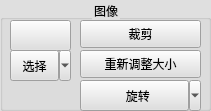
     <widget class="QGroupBox" name="groupBox_2">
      <property name="geometry">
       <rect>
        <x>150</x>
        <y>0</y>
        <width>211</width>
        <height>111</height>
       </rect>
      </property>
      <property name="styleSheet">
       <string notr="true">background-color: rgb(223, 223, 223);</string>
      </property>
      <property name="title">
       <string>图像</string>
      </property>
      <property name="alignment">
       <set>Qt::AlignBottom|Qt::AlignHCenter</set>
      </property>
      <property name="flat">
       <bool>false</bool>
      </property>
      <property name="checkable">
       <bool>false</bool>
      </property>
      <widget class="QPushButton" name="btnClip">
       <property name="geometry">
        <rect>
         <x>80</x>
         <y>20</y>
         <width>121</width>
         <height>28</height>
        </rect>
       </property>
       <property name="text">
        <string>裁剪</string>
       </property>
       <property name="icon">
        <iconset resource="image.qrc">
         <normaloff>:/image/裁剪.png</normaloff>:/image/裁剪.png</iconset>
       </property>
       <property name="checkable">
        <bool>false</bool>
       </property>
       <property name="checked">
        <bool>false</bool>
       </property>
      </widget>
      <widget class="QPushButton" name="btnResize">
       <property name="geometry">
        <rect>
         <x>80</x>
         <y>50</y>
         <width>121</width>
         <height>28</height>
        </rect>
       </property>
       <property name="text">
        <string>重新调整大小</string>
       </property>
       <property name="icon">
        <iconset resource="image.qrc">
         <normaloff>:/image/调整大小.png</normaloff>:/image/调整大小.png</iconset>
       </property>
      </widget>
      <widget class="QPushButton" name="pushButton_13">
       <property name="geometry">
        <rect>
         <x>10</x>
         <y>20</y>
         <width>61</width>
         <height>31</height>
        </rect>
       </property>
       <property name="text">
        <string/>
       </property>
       <property name="icon">
        <iconset resource="image.qrc">
         <normaloff>:/image/方形边框.png</normaloff>:/image/方形边框.png</iconset>
       </property>
      </widget>
      <widget class="QToolButton" name="btnSel">
       <property name="geometry">
        <rect>
         <x>10</x>
         <y>50</y>
         <width>61</width>
         <height>31</height>
        </rect>
       </property>
       <property name="text">
        <string>选择</string>
       </property>
       <property name="checkable">
        <bool>true</bool>
       </property>
       <property name="popupMode">
        <enum>QToolButton::MenuButtonPopup</enum>
       </property>
       <property name="toolButtonStyle">
        <enum>Qt::ToolButtonTextOnly</enum>
       </property>
       <property name="autoRaise">
        <bool>false</bool>
       </property>
      </widget>
      <widget class="QToolButton" name="btnRot">
       <property name="geometry">
        <rect>
         <x>80</x>
         <y>80</y>
         <width>121</width>
         <height>31</height>
        </rect>
       </property>
       <property name="text">
        <string>  旋转</string>
       </property>
       <property name="icon">
        <iconset resource="image.qrc">
         <normaloff>:/image/垂直翻转.png</normaloff>:/image/垂直翻转.png</iconset>
       </property>
       <property name="popupMode">
        <enum>QToolButton::MenuButtonPopup</enum>
       </property>
       <property name="toolButtonStyle">
        <enum>Qt::ToolButtonTextBesideIcon</enum>
       </property>
      </widget>
     </widget>
